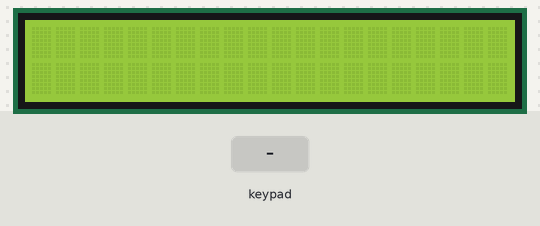
Recording of a sketch running on a simulated Arduino Uno, built with avr-gcc and run on an emulated ATmega328P. Parts: 20×2 character LCD. The inputs (shaded band) are chosen by the test bench.

Above: at 1.2 s.
1.3 s: keypad keys 7 + 5 = pressed 0.4 s apart
At 2.9 s:
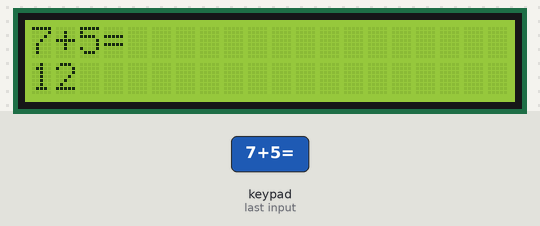
4.4 s: key '/' pressed
At 4.55 s:
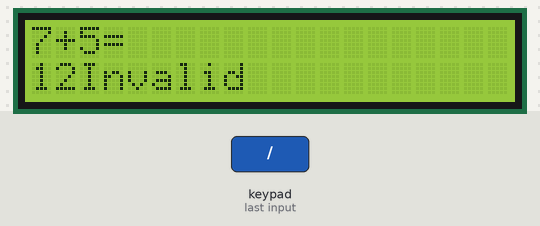
6.2 s: keypad keys 6 * 7 = pressed 0.4 s apart
At 7.9 s:
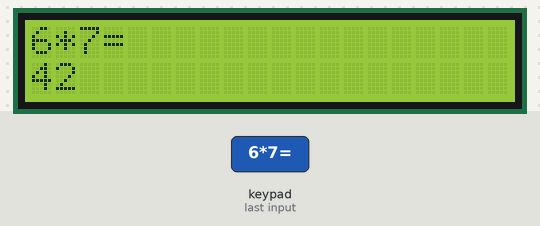
9.3 s: key '*' pressed
At 9.45 s:
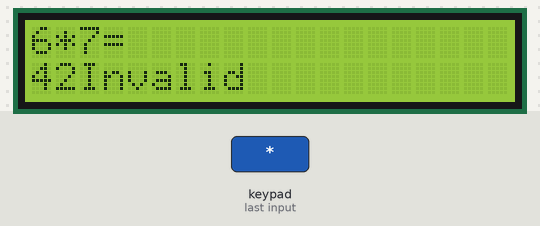
11.1 s: keypad keys 8 / 2 = pressed 0.4 s apart
At 13.1 s:
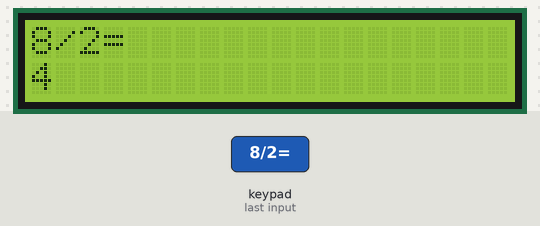
14.2 s: key '-' pressed
At 14.35 s:
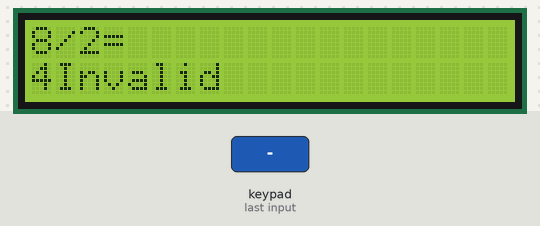
Timing chart, 0 to 17.0 s (numbered marks = the images above; inputs shaded):
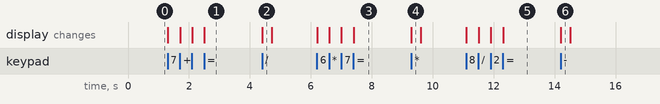

The sketch:

calculator_with_lcd.ino
```cpp
#include <Keypad.h>
#include <LiquidCrystal.h>

/// connected pin with lcd and arduino
const int rs = 13, en = 12, d4 = 11, d5 = 10, d6 = 9, d7 = 8;
LiquidCrystal lcd(rs, en, d4, d5, d6, d7);

const byte ROWS = 4; // Four rows
const byte COLS = 4; // Four columns as this is a 4*4 Keypad

char keys[ROWS][COLS] = {

  {'7', '8', '9', '/'},

  {'4', '5', '6', '*'},

  {'1', '2', '3', '-'},

  {'c', '0', '=', '+'}

}; // defining the keys in the keypad

byte rowPins[ROWS] = { 7, 6, 5, 4 };// Connect keypad ROW0, ROW1, ROW2 and ROW3 to these Arduino pins.
byte colPins[COLS] = { 3, 2, 1, 0 }; // Connect keypad COL0, COL1, COL2 and COL3 to these Arduino pins.

Keypad kpd = Keypad( makeKeymap(keys), rowPins, colPins, ROWS, COLS ); // Create the Keypad variable to identify and store the pressed key.

long num1 = 0, num2 = 0, ans = 0;
bool opFirst = true, isFirst = true, okSecond = false, done = false;
char op = '?';


void setup() {
  lcd.begin(20, 2);//set up the LCD's number of column and rows
}

void loop() {
  cal();
}
void cal() {
  char key = kpd.getKey(); /// get key from keypad
  if (key != 0) {
    if(!done)lcd.print(key); // if result is not calculated
    if (key == 'c') { /// c for reset
      lcd.setCursor(0, 1);
      lcd.print("Reset Calculator");
      delay(500);
      reset();
    }
    else if (key >= '0' and key <= '9') { /// genarating number
      if (isFirst) {
        num1 = (num1 * 10) + (key - '0');
        opFirst = false;
      } else {
        num2 = (num2 * 10) + (key - '0');
        okSecond = true;
      }
    } else if (key == '=') { /// if want to know ans
      lcd.setCursor(0, 1);
      if (op == '?' or !okSecond) {
        lcd.print("Error!!!");
        delay(100);
        reset();
      } else {
        bool ck = true;
        if (op == '+') ans = num1 + num2;
        else if (op == '-') ans = num1 - num2;
        else if (op == '*') ans = num1 * num2;
        else if (op == '/' and num2 != 0) ans = num1 / num2;
        else ck = false;
        if (!ck) lcd.print("Undefined");
        else {
          lcd.print(ans);
        }
        done = true;
      }
    } else { /// if someone pressed opeation key
      if (!opFirst and op == '?') op = key, isFirst = false; /// setting operation
      else{
        lcd.print("Invalid");
        delay(300);
        lcd.clear();
        reset();
      } /// if any invaild input found
    }
  }
}

void reset() { // reset function
  num1 = num2 = ans = 0;
  opFirst = true;
  isFirst = true;
  okSecond = false;
  done = false;
  op = '?';
  lcd.clear();
  lcd.setCursor(0, 0);
}
```

Measured:
- after the input at 1.3 s, the display: first changes at once (image 1 shows a later state)
- after the input at 4.4 s, the display: changes at once (image 2)
- after the input at 6.2 s, the display: first changes at once (image 3 shows a later state)
- after the input at 9.3 s, the display: changes at once (image 4)
- after the input at 11.1 s, the display: first changes at once (image 5 shows a later state)
- after the input at 14.2 s, the display: changes at once (image 6)
